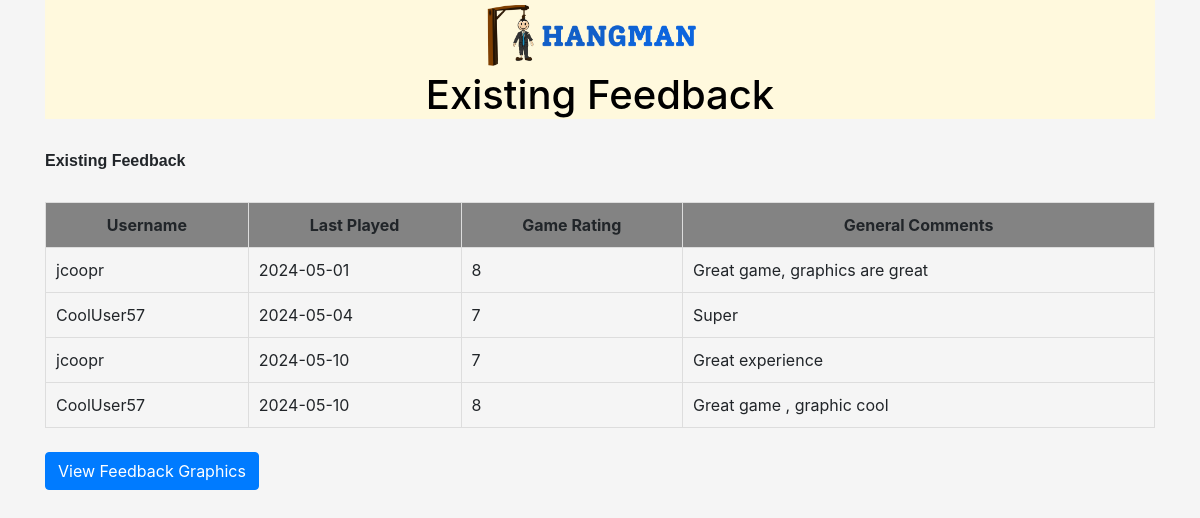
The app's page /ExistingFeedback with its own data.
### app.py (models this page shows)
class HangmanReviews(db.Model):
    reviewID = db.Column(db.String(36), nullable=False, unique=True,default=str(uuid.uuid4),primary_key=True)
    username = db.Column(db.String(100), nullable=False)
    datePlayed = db.Column(db.Date, nullable=False)
    Game_Rating = db.Column(db.Integer, nullable=False)
    General_Comments = db.Column(db.Text)

### app.py (the view)
@app.route('/ExistingFeedback')
def Hangman_Reviews():
    Hangman_Reviews_Data = HangmanReviews.query.all()
    return render_template('ListFeedback.html', Hangman_Reviews_Data=Hangman_Reviews_Data)

### templates/ListFeedback.html (shortened to what this page needs)
<!DOCTYPE html>
<html>
<head>
    <link rel="stylesheet" href="https://cdn.jsdelivr.net/npm/bootstrap@4.0.0/dist/css/bootstrap.min.css">
    <link rel="stylesheet" href="{{ url_for('static', filename='Feedback.css') }}">
</head>
<body>
    <div class="container">
        <div id="CreateFeedBackTitle">
            <a class="navbar-brand" href='/'><img class="logo"
                src="{{url_for('static',filename='images/hangman title.png')}}" alt="logo"></a>
            <h1>Existing Feedback</h1>
        </div>
        <br>
        <h2 class="SubHead">Existing Feedback</h2>
        <br>
        <table class="Feedbacktable">
            <tr>
                <th scope="col">Username</th>
                <th scope="col">Last Played</th>
                <th scope="col">Game Rating</th>
                <th scope="col">General Comments</th>
            </tr>
            {% for Hangman_Review in Hangman_Reviews_Data %}
            <tr>
                <td>{{ Hangman_Review.username }}</td>
                <td>{{ Hangman_Review.datePlayed }}</td>
                <td>{{ Hangman_Review.Game_Rating }}</td>
                <td>{{ Hangman_Review.General_Comments }}</td>
            </tr>
            {% endfor %}
        </table>
        <br>
        <button class="btn btn-primary" onclick="location.href='/charts'">View Feedback Graphics</button>
    </div>
</body>
</html>

### static/Feedback.css (style rules this page uses)
#CreateFeedBackTitle { background-color: #fff9dd; color: black; text-align: center; }
.Feedbacktable th,td { margin-left: auto; margin-right:auto; }
body { background-color: whitesmoke; }
img.logo { width: 210px; height: auto; }
.SubHead { font-family: "Arial Black", Arial, sans-serif; font-weight: bold; font-size: medium; }
.Feedbacktable { width: 100%; border-collapse: collapse; }
.Feedbacktable th { background-color: rgb(131, 131, 131); border: 1px solid #dddddd; padding: 10px; text-align: center; }
.Feedbacktable td { border: 1px solid #dddddd; padding: 10px; }

### records on screen
HangmanReviews: username "jcoopr", datePlayed "2024-05-01", Game_Rating "8", General_Comments "Great game, graphics are great"
HangmanReviews: username "CoolUser57", datePlayed "2024-05-04", Game_Rating "7", General_Comments "Super"
HangmanReviews: username "jcoopr", datePlayed "2024-05-10", Game_Rating "7", General_Comments "Great experience"
HangmanReviews: username "CoolUser57", datePlayed "2024-05-10", Game_Rating "8", General_Comments "Great game , graphic cool"
